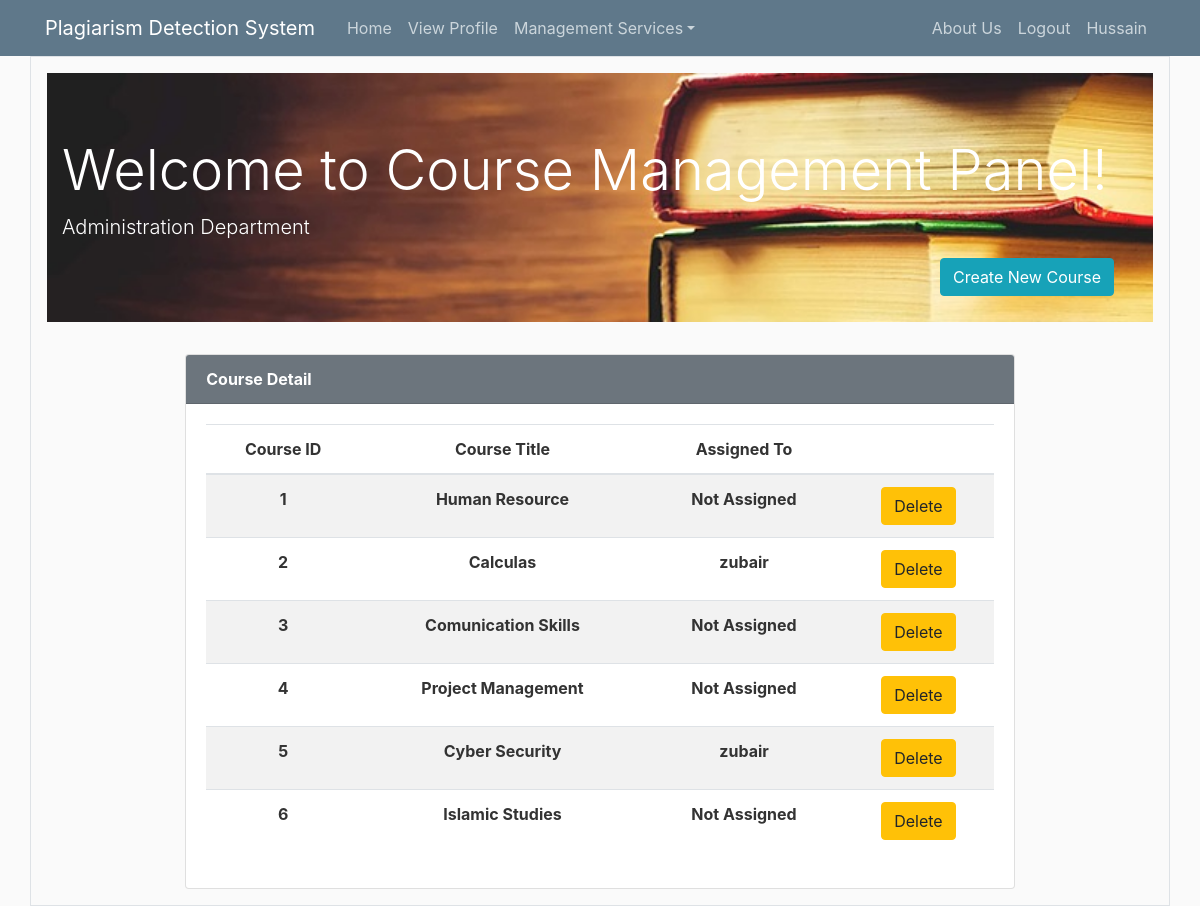
Before: /course_management (signed in) with the older database file.
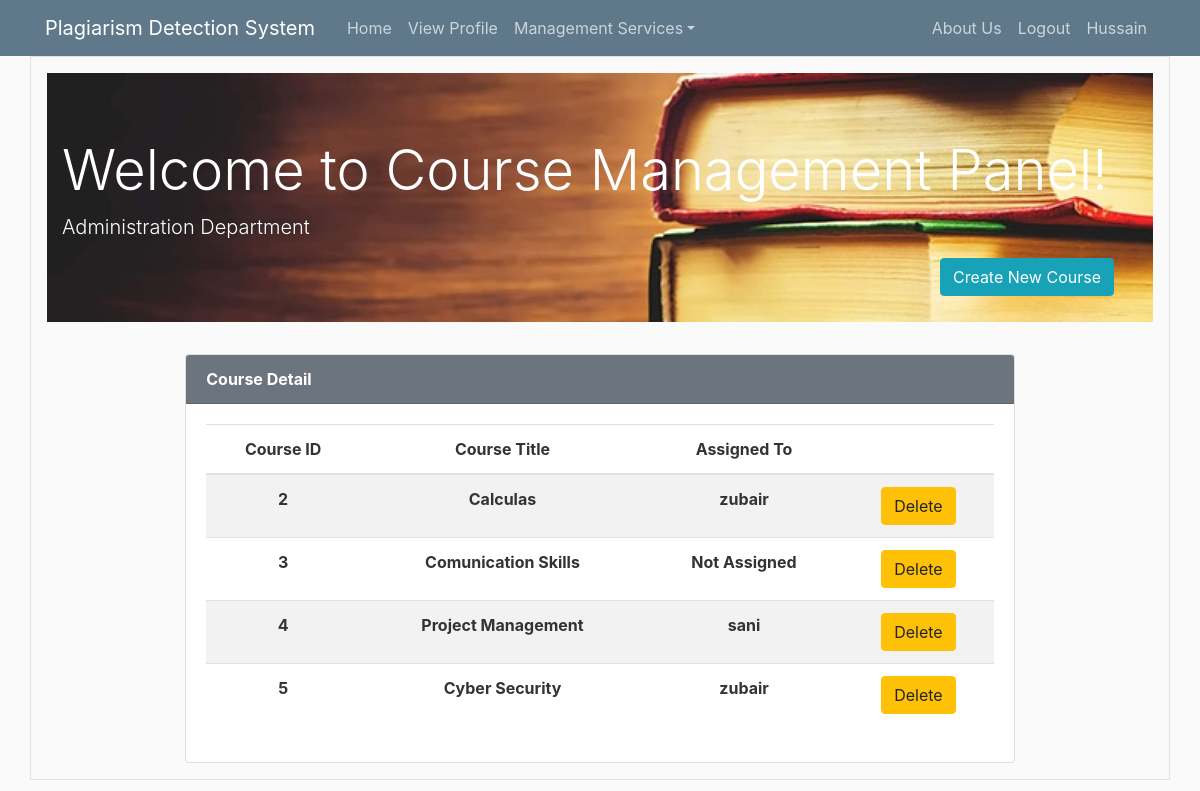
After: the same page with the newer database file.
### lms/models.py (models this page shows, shortened)
class User(db.Model, UserMixin):
    id = db.Column(db.Integer, primary_key=True)
    name = db.Column(db.String(30), unique=False, nullable=False)
    username = db.Column(db.String(20), unique=True, nullable=False)
    email = db.Column(db.String(120), unique=True, nullable=False)
    mobile_no = db.Column(db.String(120), unique=True, nullable=True)
    address = db.Column(db.String(20), unique=False, nullable=True)
    user_category = db.Column(db.String(20), unique=False, nullable=False)
    image_file = db.Column(db.String(20), nullable=False, default='default.jpg')
    password = db.Column(db.String(60), nullable=False)

class Course(db.Model, UserMixin):
    id = db.Column(db.Integer, primary_key=True)
    title = db.Column(db.String(20), unique=True, nullable=False)
    assigned_to = db.Column(db.String(20), unique=False, nullable=True)

### lms/routes.py (the view)
@app.route('/course_management', methods=['GET', 'POST'])
@login_required
def course_management():
    cc_form = CreateNewCourse()
    headings = ['Course ID', 'Course Title', 'Assigned To', '']
    courses = Course.query.all()
    if cc_form.validate_on_submit():
        course = Course(title=cc_form.title.data)
        db.session.add(course)
        db.session.commit()
        return redirect(url_for('course_management'))
    return render_template('course_management.html',  title='Course Management', form=cc_form, headings=headings, data=courses)

### lms/models.py (called while the page is built)
@login_manager.user_loader
def load_user(user_id):
    return User.query.get(int(user_id))

### lms/templates/course_management.html (shortened to what this page needs)
{% extends "layout.html" %}
{% block content %}
<div class="container border p-3">
    <div class="jumbotron jumbotron-fluid text-white" style="background-image: url({{ url_for('static', filename='jumbo.jpg')}}); background-size: cover;">
        <div class="container">
            <h2 class="display-4 text-white">Welcome to Course Management Panel!</h2>
                <p class="lead">Administration Department</p>
            <button type="button" class="btn btn-info float-right mr-4" data-toggle="modal" data-target="#course_create">
              Create New Course
            </button>
        </div>
    </div>
    <div class="card w-75 mx-auto">
                <div class="card-header font-weight-bold bg-secondary text-white">
                Course Detail
            </div>
                <div class="card-body text-center">
                <table class="table table-hover table-striped">
              <thead>
                <tr>
                    {% for heading in headings %}
                  <th scope="col">{{ heading }}</th>
                    {% endfor %}
                </tr>
              </thead>
                <tbody>
                {% for row in data %}
                <tr>
                    <th scope="row">{{ row.id }}</th>
                    <th scope="row">{{ row.title}}</th>
                    {% if row.assigned_to %}
                        <th scope="row">{{ row.assigned_to}}</th>
                    {% else %}
                        <th scope="row">Not Assigned</th>
                    {% endif %}
                    <th scope="row">
                        <a href="/delete_course/{{row.id}}/" class="btn btn-warning btn-xs">Delete</a>
                    </th>
                </tr>
                {% endfor %}
                </tbody>
        </table>
            </div>
            </div>
</div>
{% endblock content %}

### lms/templates/layout.html (shortened to what this page needs)
<!DOCTYPE html>
<html lang="en">
<head>
    <link rel="stylesheet" href="https://maxcdn.bootstrapcdn.com/bootstrap/4.0.0/css/bootstrap.min.css">
	<link rel="stylesheet" type="text/css" href="{{ url_for('static', filename='main.css') }}">
</head>
<body>
    <header class="site-header">
      <nav class="navbar navbar-expand-md navbar-dark bg-steel">
        <div class="container">
          <a class="navbar-brand mr-4" href="{{ url_for('home') }}">Plagiarism Detection System</a>
          <div class="collapse navbar-collapse" id="navbarToggle">
            <div class="navbar-nav mr-auto">
              <a class="nav-item nav-link" href="{{ url_for('home') }}">Home</a>
                <a class="nav-item nav-link" href="{{ url_for('user_profile') }}">View Profile</a>
               {%  with user_category = current_user.user_category %}
                    {% if user_category == 'Admin' %}
                        <div class="nav-item dropdown">
                            <a class="nav-link dropdown-toggle" href="#" data-toggle="dropdown" aria-haspopup="true" aria-expanded="false">
                             Management Services</a>
                        </div>
                    {% endif%}
               {% endwith %}
            </div>
            <div class="navbar-nav">
                <a class="nav-item nav-link" href="#">About Us</a>
                <a class="nav-item nav-link" href="{{ url_for('logout') }}">Logout</a>
                {% if current_user.is_authenticated %}
                    <a class="nav-item nav-link">{{current_user.username[0]|upper}}{{current_user.username[1:]}}</a>
                {% endif %}
            </div>
          </div>
        </div>
      </nav>
    </header>
    {% block content %} {% endblock %}
</body>
</html>

### lms/static/main.css (style rules this page uses)
body { background: #fafafa; color: #333333; }
h1, h2, h3, h4, h5, h6 { color: #444444; }
.bg-steel { background-color: #5f788a; }
.site-header .navbar-nav .nav-link { color: #cbd5db; }

Changed rows visible on the page:
removed Course: id "1", title "Human Resource", shows "Not Assigned"
removed Course: id "6", title "Islamic Studies", shows "Not Assigned"
changed Course "Project Management": assigned_to (not shown) → "sani"; no longer shows "Not Assigned"
